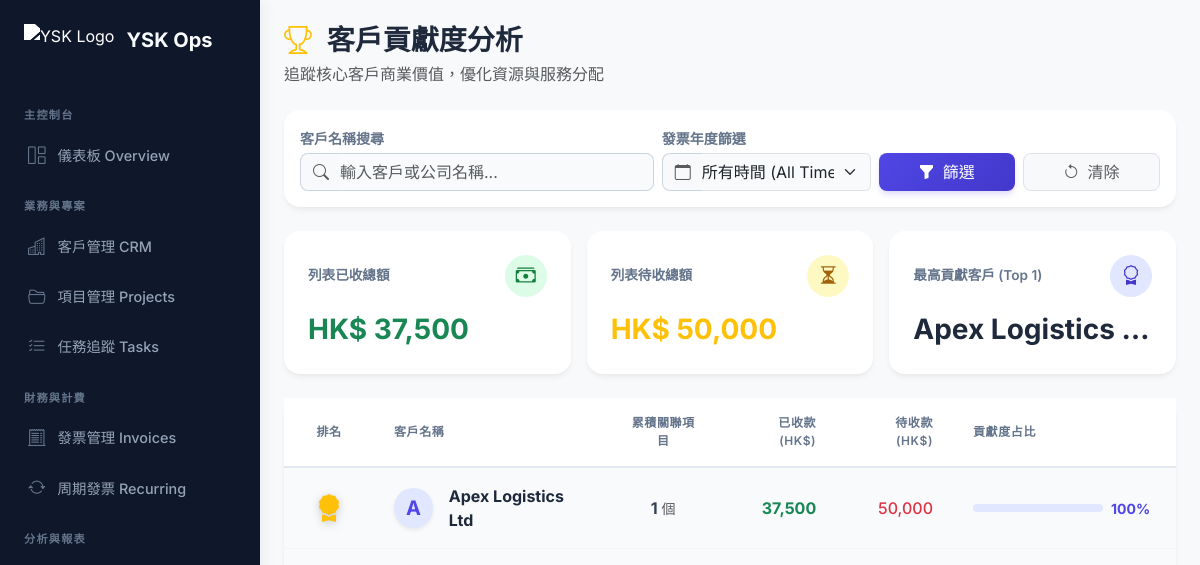
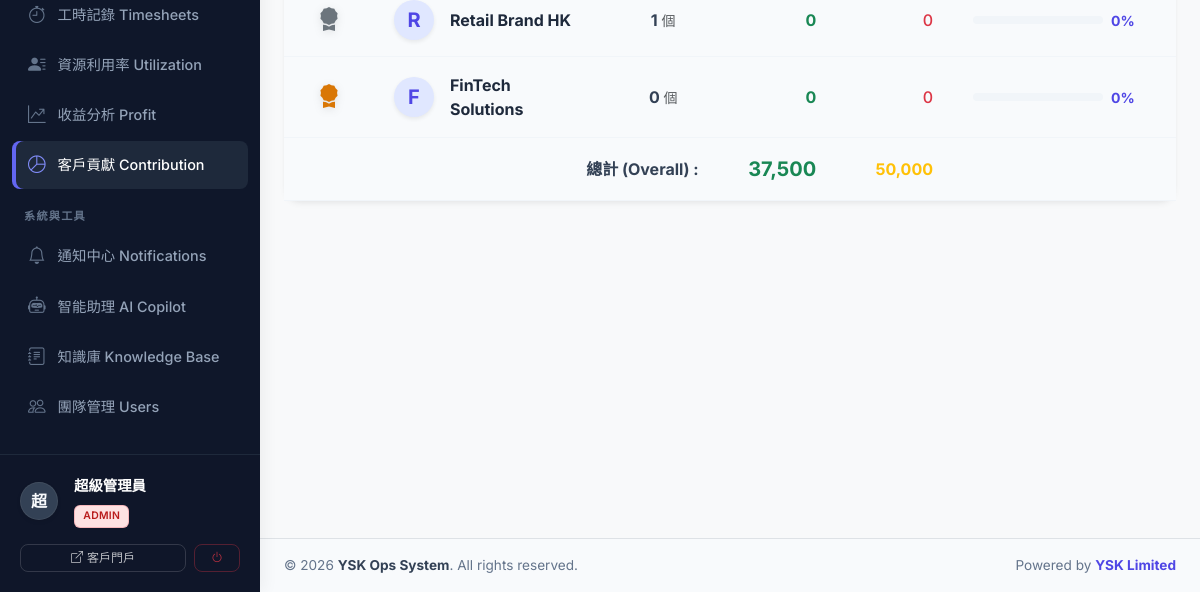
/client_contribution.php (signed in), run on an earlier commit of the app's database (2 pictures, top to bottom).
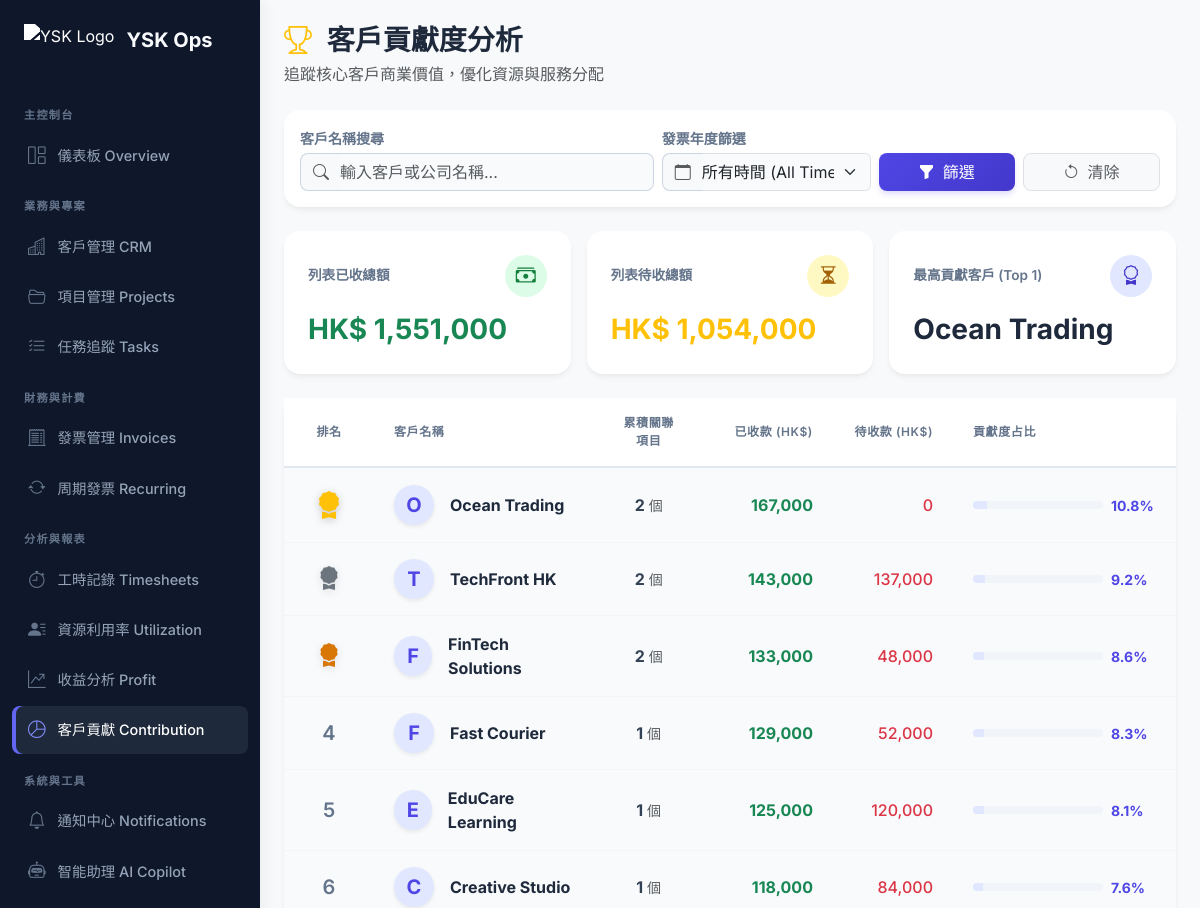
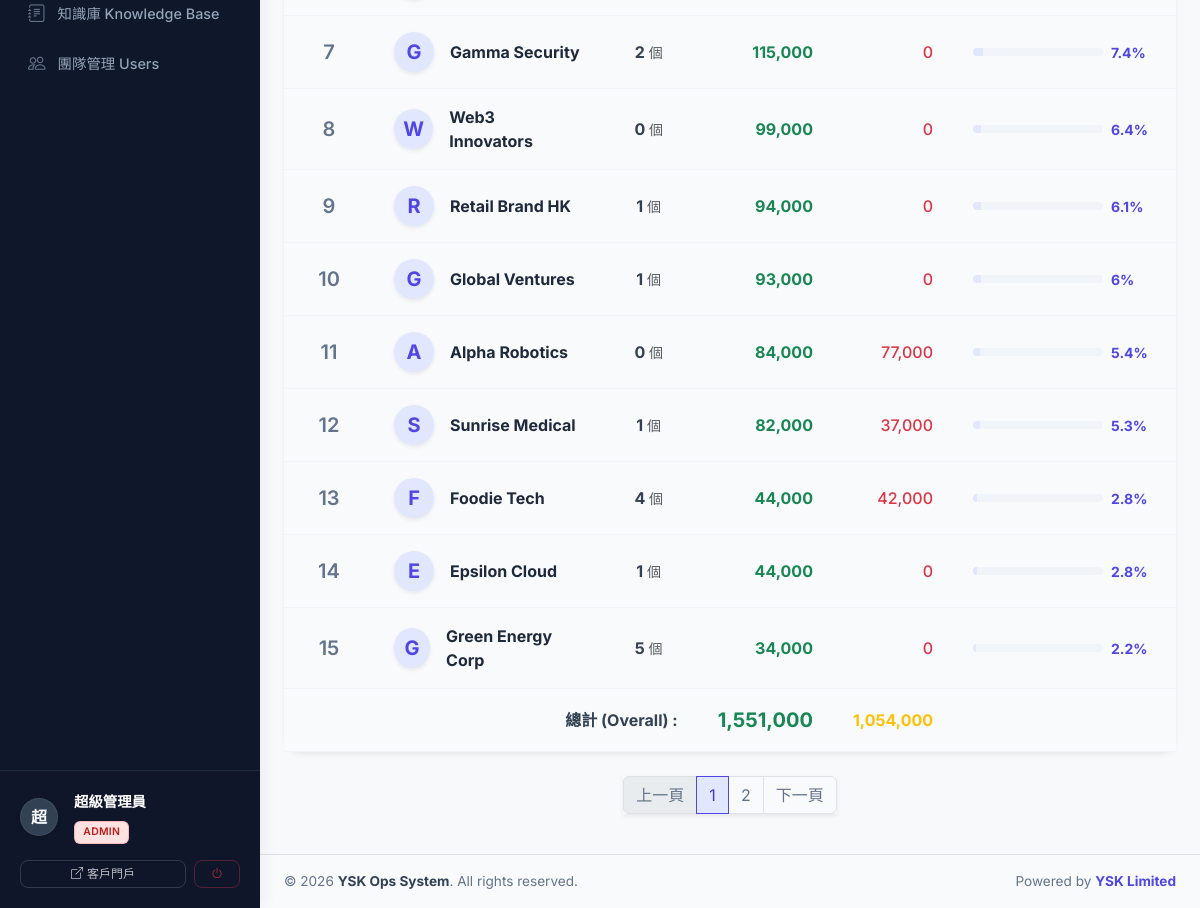
And on a later commit of the database (2 pictures, top to bottom).
### tables this page shows
CREATE TABLE clients (
    id INT AUTO_INCREMENT PRIMARY KEY,
    username VARCHAR(50) UNIQUE,
    password_hash VARCHAR(255),
    company_name VARCHAR(150) NOT NULL,
    contact_person VARCHAR(100),
    email VARCHAR(100),
    phone VARCHAR(20),
    address TEXT,
    notes TEXT,
    status ENUM('active', 'inactive', 'lead') DEFAULT 'active',
    created_at TIMESTAMP DEFAULT CURRENT_TIMESTAMP,
    updated_at TIMESTAMP DEFAULT CURRENT_TIMESTAMP ON UPDATE CURRENT_TIMESTAMP,
    FULLTEXT KEY ft_clients (company_name, contact_person, email, notes)
);

### includes/db.php (called while the page is built, shortened)
<?php
function get_db_connection() {
    static $pdo = null;
    if ($pdo === null) {
        try {
            $dsn = "mysql:host=" . DB_HOST . ";dbname=" . DB_NAME . ";charset=" . DB_CHAR;
            $pdo = new PDO($dsn, DB_USER, DB_PASS, [
                PDO::ATTR_ERRMODE => PDO::ERRMODE_EXCEPTION,
                PDO::ATTR_DEFAULT_FETCH_MODE => PDO::FETCH_ASSOC,
                PDO::ATTR_EMULATE_PREPARES => false,
            ]);
        } catch (PDOException $e) {
            die("Database connection failed: " . $e->getMessage() . "<br>Please check config.php and run database.sql first.");
        }
    }
    return $pdo;
}
function db_query($sql, $params = []) {
    $pdo = get_db_connection();
    $stmt = $pdo->prepare($sql);
    $stmt->execute($params);
    return $stmt;
}
function db_fetch_all($sql, $params = []) {
    return db_query($sql, $params)->fetchAll();
}
?>

### client_contribution.php (the view, shortened to what the changed rows need)
<?php
require_once 'includes/db.php';
$search = trim($_GET['search'] ?? '');
$year_filter = $_GET['year'] ?? '';
$page = max(1, (int)($_GET['page'] ?? 1));
$per_page = 15;
$offset = ($page - 1) * $per_page;
$search_clause = "";
$params = [];
$year_clause = "";
$global_sql = "
    SELECT c.id, c.company_name,
           (SELECT COALESCE(SUM(total_amount),0) FROM invoices WHERE client_id = c.id AND status = 'paid' $year_clause) as total_revenue,
           (SELECT COALESCE(SUM(total_amount),0) FROM invoices WHERE client_id = c.id AND status IN ('draft', 'sent', 'overdue') $year_clause) as pending_revenue
    FROM clients c
    WHERE c.status = 'active' $search_clause
";
$all_clients = db_fetch_all($global_sql, $params);
$total_all_revenue = 0;
$total_all_pending = 0;
foreach ($all_clients as $client) {
    $total_all_revenue += $client['total_revenue'];
    $total_all_pending += $client['pending_revenue'];
}
usort($all_clients, fn($a, $b) => $b['total_revenue'] <=> $a['total_revenue']);
$top_client = !empty($all_clients) && $all_clients[0]['total_revenue'] > 0 ? $all_clients[0] : null;
$total_count = count($all_clients);
$total_pages = ceil($total_count / $per_page);
$sql = "
    SELECT c.*,
           (SELECT COUNT(*) FROM projects WHERE client_id = c.id) as project_count,
           (SELECT COALESCE(SUM(total_amount),0) FROM invoices WHERE client_id = c.id AND status = 'paid' $year_clause) as total_revenue,
           (SELECT COALESCE(SUM(total_amount),0) FROM invoices WHERE client_id = c.id AND status IN ('draft', 'sent', 'overdue') $year_clause) as pending_revenue
    FROM clients c
    WHERE c.status = 'active' $search_clause
    ORDER BY total_revenue DESC, c.id ASC
    LIMIT $per_page OFFSET $offset
";
$clients = db_fetch_all($sql, $params);
?>
<?php include 'includes/header.php'; ?>
<div class="d-flex align-items-stretch" style="min-height: 100vh; width: 100%;">
    <div class="flex-grow-1 d-flex flex-column" style="background-color: #f8f9fa; min-width: 0;">
        <div class="p-3 p-md-4 flex-grow-1">
            <div class="d-flex justify-content-between align-items-center mb-4">
                <div class="d-flex align-items-center">
                    <div>
                        <h2 class="h3 fw-bold mb-1 text-slate-800">
                            <i class="bi bi-trophy me-2 text-warning"></i> 客戶貢獻度分析
                        </h2>
                    </div>
                </div>
            </div>
            <div class="row g-3 mb-4">
                <div class="col-md-4">
                    <div class="card stat-card h-100 border-0 shadow-sm border-left-thick" style="border-left-color: #10b981 !important;">
                        <div class="card-body p-4">
                            <div class="d-flex justify-content-between align-items-center mb-3">
                                <h6 class="text-slate-500 fw-semibold mb-0" style="font-size: 0.85rem;">列表已收總額</h6>
                                <div class="bg-success bg-opacity-10 text-success rounded-circle d-flex align-items-center justify-content-center" style="width: 42px; height: 42px;">
                                </div>
                            </div>
                            <h3 class="fw-bold text-success mb-1">HK$ <?= number_format($total_all_revenue, 0) ?></h3>
                        </div>
                    </div>
                </div>
                <div class="col-md-4">
                    <div class="card stat-card h-100 border-0 shadow-sm border-left-thick" style="border-left-color: #f59e0b !important;">
                        <div class="card-body p-4">
                            <div class="d-flex justify-content-between align-items-center mb-3">
                                <h6 class="text-slate-500 fw-semibold mb-0" style="font-size: 0.85rem;">列表待收總額</h6>
                                <div class="bg-warning bg-opacity-10 text-warning rounded-circle d-flex align-items-center justify-content-center" style="width: 42px; height: 42px;">
                                </div>
                            </div>
                            <h3 class="fw-bold text-warning mb-1">HK$ <?= number_format($total_all_pending, 0) ?></h3>
                        </div>
                    </div>
                </div>
                <div class="col-md-4">
                    <div class="card stat-card h-100 border-0 shadow-sm border-left-thick" style="border-left-color: #6366f1 !important;">
                        <div class="card-body p-4">
                            <div class="d-flex justify-content-between align-items-center mb-3">
                                <h6 class="text-slate-500 fw-semibold mb-0" style="font-size: 0.85rem;">最高貢獻客戶 (Top 1)</h6>
                                <div class="bg-primary bg-opacity-10 text-primary rounded-circle d-flex align-items-center justify-content-center" style="width: 42px; height: 42px;">
                                </div>
                            </div>
                            <h3 class="fw-bold text-slate-800 mb-1 text-truncate" style="max-width: 100%;" title="<?= htmlspecialchars($top_client['company_name'] ?? '無') ?>">
                                <?= $top_client ? htmlspecialchars($top_client['company_name']) : '-' ?>
                            </h3>
                        </div>
                    </div>
                </div>
            </div>
            <div class="card border-0 shadow-sm mb-4">
                <div class="card-body p-0">
                    <div class="table-responsive">
                        <table class="table table-hover align-middle mb-0">
                            <thead class="bg-light text-slate-600">
                                <tr>
                                    <th width="90" class="text-center py-3">排名</th>
                                    <th class="py-3">客戶名稱</th>
                                    <th class="text-center py-3">累積關聯項目</th>
                                    <th class="text-end py-3">已收款 (HK$)</th>
                                    <th class="text-end py-3">待收款 (HK$)</th>
                                    <th width="25%" class="py-3">貢獻度占比</th>
                                </tr>
                            </thead>
                            <tbody class="border-top-0">
                                <?php
                                $rank = $offset + 1;
                                foreach ($clients as $c):
                                    $contribution = $total_all_revenue > 0 ? round(($c['total_revenue'] / $total_all_revenue) * 100, 1) : 0;
                                    $avatar_char = mb_substr($c['company_name'] ?? 'C', 0, 1, 'UTF-8');
                                    $rank_html = "<span class='text-slate-500 fw-semibold fs-5'>{$rank}</span>";
                                    if ($rank == 1) $rank_html = "<i class='bi bi-award-fill fs-3 text-warning' style='filter: drop-shadow(0 2px 4px rgba(0,0,0,0.2));' title='Top 1'></i>";
                                    elseif ($rank == 2) $rank_html = "<i class='bi bi-award-fill fs-4 text-secondary' style='filter: drop-shadow(0 2px 4px rgba(0,0,0,0.1));' title='Top 2'></i>";
                                    elseif ($rank == 3) $rank_html = "<i class='bi bi-award-fill fs-4' style='color: #d97706; filter: drop-shadow(0 2px 4px rgba(0,0,0,0.1));' title='Top 3'></i>";
                                ?>
                                <tr>
                                    <td class="text-center"><?= $rank_html ?></td>
                                    <td class="ps-3">
                                        <div class="d-flex align-items-center">
                                            <div class="bg-indigo bg-opacity-10 text-indigo rounded-circle d-flex align-items-center justify-content-center me-3 shadow-sm" style="width: 40px; height: 40px; background-color:#e0e7ff; color:#4338ca;">
                                                <span class="fw-bold fs-5"><?= htmlspecialchars($avatar_char) ?></span>
                                            </div>
                                            <span class="fw-bold text-slate-800 fs-6"><?= htmlspecialchars($c['company_name'] ?? '') ?></span>
                                        </div>
                                    </td>
                                    <td class="text-center">
                                        <div class="fw-bold text-slate-700 fs-6"><?= $c['project_count'] ?> <span class="text-muted small fw-normal">個</span></div>
                                    </td>
                                    <td class="text-end fw-bold text-success fs-6">
                                        <?= number_format($c['total_revenue'], 0) ?>
                                    </td>
                                    <td class="text-end text-danger fw-medium">
                                        <?= number_format($c['pending_revenue'], 0) ?>
                                    </td>
                                    <td class="pe-4">
                                        <div class="d-flex align-items-center gap-2">
                                            <div class="progress flex-grow-1" style="height: 8px; border-radius: 4px; background-color: #f1f5f9;">
                                                <div class="progress-bar bg-primary" style="width: <?= $contribution ?>%"></div>
                                            </div>
                                            <small class="fw-bold text-primary" style="min-width: 45px;"><?= $contribution ?>%</small>
                                        </div>
                                    </td>
                                </tr>
                                <?php $rank++; endforeach; ?>
                            </tbody>
                            <tfoot class="bg-light">
                                <tr>
                                    <td colspan="3" class="text-end fw-bold text-slate-700 py-3">總計 (Overall) :</td>
                                    <td class="text-end fw-bold text-success fs-5 py-3"><?= number_format($total_all_revenue, 0) ?></td>
                                    <td class="text-end fw-bold text-warning fs-6 py-3"><?= number_format($total_all_pending, 0) ?></td>
                                    <td class="pe-4"></td>
                                </tr>
                            </tfoot>
                        </table>
                    </div>
                </div>
            </div>
            <?php if ($total_pages > 1): ?>
            <div class="d-flex justify-content-center mt-4">
                <nav>
                    <ul class="pagination shadow-sm">
                        <li class="page-item <?= $page <= 1 ? 'disabled' : '' ?>">
                            <a class="page-link text-slate-500" href="?page=<?= $page-1 ?>&search=<?= urlencode($search) ?>&year=<?= $year_filter ?>">上一頁</a>
                        </li>
                        <?php for ($i = 1; $i <= $total_pages; $i++): ?>
                        <li class="page-item <?= $i == $page ? 'active' : '' ?>">
                            <a class="page-link <?= $i == $page ? 'bg-primary border-primary' : 'text-slate-500' ?>" href="?page=<?= $i ?>&search=<?= urlencode($search) ?>&year=<?= $year_filter ?>"><?= $i ?></a>
                        </li>
                        <?php endfor; ?>
                        <li class="page-item <?= $page >= $total_pages ? 'disabled' : '' ?>">
                            <a class="page-link text-slate-500" href="?page=<?= $page+1 ?>&search=<?= urlencode($search) ?>&year=<?= $year_filter ?>">下一頁</a>
                        </li>
                    </ul>
                </nav>
            </div>
            <?php endif; ?>
        <?php include 'includes/footer.php'; ?>

What changed in the data, as far as the page shows it:
no longer on this page (row edited): clients: company_name "Apex Logistics…", company_name "A", company_name "Apex Logistics Ltd", project_count "1", total_revenue "37,500", pending_revenue "50,000", contribution "100"
added clients: company_name "Ocean Trading", company_name "O", project_count "2", total_revenue "167,000", pending_revenue "0", contribution "10.8"
added clients: company_name "T", company_name "TechFront HK", project_count "2", total_revenue "143,000", pending_revenue "137,000", contribution "9.2"
changed clients "FinTech Solutions": project_count "0" → "2"; total_revenue "0" → "133,000"; pending_revenue "0" → "48,000"; contribution "0" → "8.6"; moves up the list
added clients: company_name "F", company_name "Fast Courier", project_count "1", total_revenue "129,000", pending_revenue "52,000", contribution "8.3"
added clients: company_name "E", company_name "EduCare Learning", project_count "1", total_revenue "125,000", pending_revenue "120,000", contribution "8.1"
added clients: company_name "C", company_name "Creative Studio", project_count "1", total_revenue "118,000", pending_revenue "84,000", contribution "7.6"
added clients: company_name "G", company_name "Gamma Security", project_count "2", total_revenue "115,000", pending_revenue "0", contribution "7.4"
added clients: company_name "W", company_name "Web3 Innovators", project_count "0", total_revenue "99,000", pending_revenue "0", contribution "6.4"
changed clients "Retail Brand HK": total_revenue "0" → "94,000"; contribution "0" → "6.1"
added clients: company_name "G", company_name "Global Ventures", project_count "1", total_revenue "93,000", pending_revenue "0", contribution "6"
added clients: company_name "A", company_name "Alpha Robotics", project_count "0", total_revenue "84,000", pending_revenue "77,000", contribution "5.4"
added clients: company_name "S", company_name "Sunrise Medical", project_count "1", total_revenue "82,000", pending_revenue "37,000", contribution "5.3"
added clients: company_name "F", company_name "Foodie Tech", project_count "4", total_revenue "44,000", pending_revenue "42,000", contribution "2.8"
added clients: company_name "E", company_name "Epsilon Cloud", project_count "1", total_revenue "44,000", pending_revenue "0", contribution "2.8"
added clients: company_name "G", company_name "Green Energy Corp", project_count "5", total_revenue "34,000", pending_revenue "0", contribution "2.2"
Also different on the page:
$total_all_revenue: "37,500" → "1,551,000"
$total_all_pending: "50,000" → "1,054,000"
text now shown: "上一頁 下一頁"
new list line: "1"
new list line: "2"
